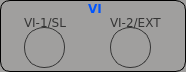
   <widget class="QFrame" name="fp_VI_ICM_SL">
    <property name="geometry">
     <rect>
      <x>54</x>
      <y>84</y>
      <width>186</width>
      <height>72</height>
     </rect>
    </property>
    <property name="styleSheet">
     <string notr="true">QFrame{border:1px solid black; background-color: qlineargradient(x1: 0, y1: 0, x2: 0, y2: 1,stop: 0 #a09f9e, stop: 1 #a09f9e);border-radius:10px;}
QLabel{border:1px solid rgba(0,0,0,0);
background-color: rgb(0, 0, 0,0);
}

</string>
    </property>
    <property name="frameShape">
     <enum>QFrame::StyledPanel</enum>
    </property>
    <property name="frameShadow">
     <enum>QFrame::Raised</enum>
    </property>
    <widget class="QFrame" name="fp_Guarding">
     <property name="geometry">
      <rect>
       <x>195</x>
       <y>26</y>
       <width>80</width>
       <height>30</height>
      </rect>
     </property>
     <property name="styleSheet">
      <string notr="true">border:1px solid gray;
 border-top-right-radius: 8px;
 border-top-left-radius: 8px;
 border-bottom-right-radius: 15px;
 border-bottom-left-radius: 15px;</string>
     </property>
     <property name="frameShape">
      <enum>QFrame::StyledPanel</enum>
     </property>
     <property name="frameShadow">
      <enum>QFrame::Raised</enum>
     </property>
    </widget>
    <widget class="QFrame" name="fp_VI2_EXT">
     <property name="geometry">
      <rect>
       <x>110</x>
       <y>27</y>
       <width>41</width>
       <height>41</height>
      </rect>
     </property>
     <property name="styleSheet">
      <string notr="true">border:1px solid rgb(53, 53, 53);border-radius:20px;
image: url(:/new/prefix1/Button-Blank-Gray-icon.png);</string>
     </property>
     <property name="frameShape">
      <enum>QFrame::StyledPanel</enum>
     </property>
     <property name="frameShadow">
      <enum>QFrame::Raised</enum>
     </property>
    </widget>
    <widget class="QLabel" name="fp_VI1_ICM_SL_label">
     <property name="geometry">
      <rect>
       <x>20</x>
       <y>14</y>
       <width>60</width>
       <height>17</height>
      </rect>
     </property>
     <property name="font">
      <font>
       <family>DejaVu Sans</family>
       <pointsize>9</pointsize>
       <weight>50</weight>
       <bold>false</bold>
      </font>
     </property>
     <property name="styleSheet">
      <string notr="true">color: rgb(53, 53, 53);</string>
     </property>
     <property name="text">
      <string>VI-1/SL</string>
     </property>
    </widget>
    <widget class="QLabel" name="fp_VI2_EXT_label">
     <property name="geometry">
      <rect>
       <x>106</x>
       <y>14</y>
       <width>60</width>
       <height>17</height>
      </rect>
     </property>
     <property name="font">
      <font>
       <family>DejaVu Sans</family>
       <pointsize>9</pointsize>
       <weight>50</weight>
       <bold>false</bold>
      </font>
     </property>
     <property name="styleSheet">
      <string notr="true">color: rgb(53, 53, 53);</string>
     </property>
     <property name="text">
      <string>VI-2/EXT</string>
     </property>
    </widget>
    <widget class="QFrame" name="fp_VI1_ICM_SL">
     <property name="geometry">
      <rect>
       <x>24</x>
       <y>27</y>
       <width>41</width>
       <height>41</height>
      </rect>
     </property>
     <property name="styleSheet">
      <string notr="true">border:1px solid rgb(53, 53, 53);border-radius:20px;
image: url(:/new/prefix1/Button-Blank-Gray-icon.png);</string>
     </property>
     <property name="frameShape">
      <enum>QFrame::StyledPanel</enum>
     </property>
     <property name="frameShadow">
      <enum>QFrame::Raised</enum>
     </property>
    </widget>
    <widget class="QLabel" name="fp_ICM_Guard">
     <property name="geometry">
      <rect>
       <x>196</x>
       <y>1</y>
       <width>75</width>
       <height>17</height>
      </rect>
     </property>
     <property name="font">
      <font>
       <family>DejaVu Sans</family>
       <pointsize>9</pointsize>
       <weight>50</weight>
       <bold>false</bold>
      </font>
     </property>
     <property name="styleSheet">
      <string notr="true">color: rgb(53, 53, 53);</string>
     </property>
     <property name="text">
      <string>ICM GUARD</string>
     </property>
    </widget>
    <widget class="QLabel" name="fp_DMM_label_2">
     <property name="geometry">
      <rect>
       <x>0</x>
       <y>0</y>
       <width>190</width>
       <height>16</height>
      </rect>
     </property>
     <property name="font">
      <font>
       <family>DejaVu Sans</family>
       <weight>75</weight>
       <bold>true</bold>
      </font>
     </property>
     <property name="styleSheet">
      <string notr="true">/*background-color:blue;
color: rgb(0, 85, 255);
color:white;
border:1px solid black;
border-radius:8px;*/
color: rgb(0, 85, 255);</string>
     </property>
     <property name="text">
      <string>VI</string>
     </property>
     <property name="alignment">
      <set>Qt::AlignCenter</set>
     </property>
    </widget>
   </widget>
